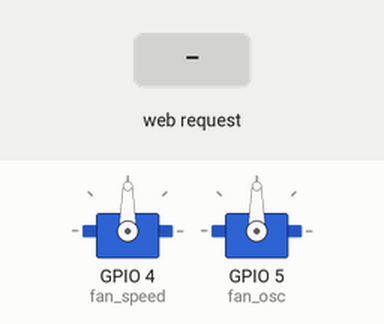
Recording of a sketch running on a simulated ESP8266 (NodeMCU). Parts: 2 × servo. The test bench sets the inputs (shaded band). WiFi joins after 1.5 s; servers stay silent unless stated; what the sketch prints to the serial monitor is not drawn.

Above: at 2.7 s.
2.8 s: HTTP request GET /4/Off received
At 3.3 s:
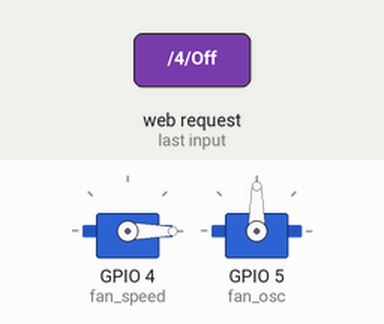
4.3 s: HTTP request GET /4/Slow received
At 5.5 s:
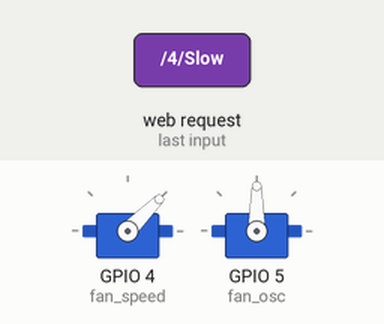
5.8 s: HTTP request GET /4/Fast received
At 6.7 s:
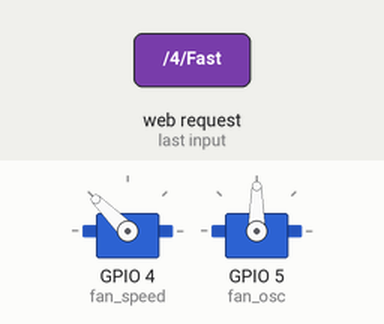
7.3 s: HTTP request GET /5/On received
At 7.9 s:
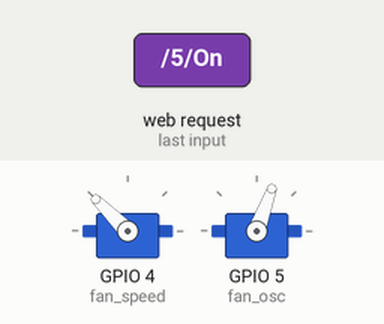
8.8 s: HTTP request GET /4/Medium received
At 10.0 s:
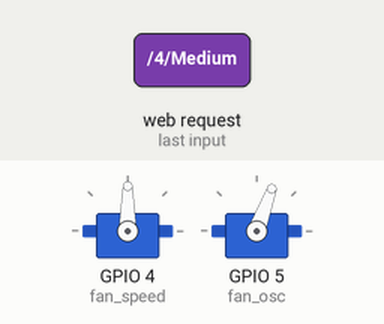
10.3 s: HTTP request GET /4/Off received
At 11.4 s:
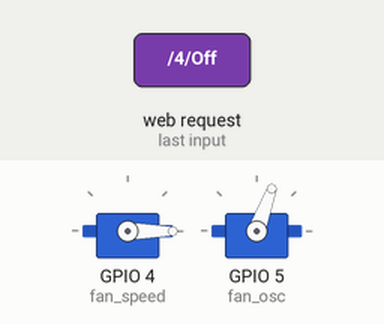
Timing chart, 0 to 12.8 s (numbered marks = the images above; inputs shaded):
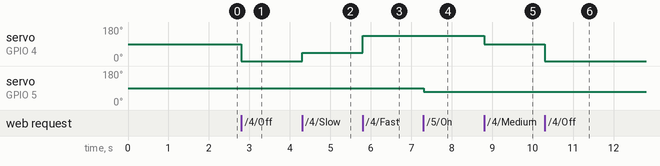

The sketch:

Fan_Speed_Osc.ino
```cpp
// Load Wi-Fi library
#include <ESP8266WiFi.h>
#include <ESP8266mDNS.h>
#include <Servo.h>


Servo fan_speed;  // create servo object to control a servo
Servo fan_osc;

//MDNSResponder mdns;

// Replace with your network credentials
const char* ssid     = "ZEJAK";
const char* password = "Zafeer1996";

// Set web server port number to 80
WiFiServer server(80);

// Variable to store the HTTP request
String header;

String fanSpeed = "Off";
String fanOsc = "Off";

String mdnsname = "zejak";


void setup()
{
  // put your setup code here, to run once:
  Serial.begin(115200);
  fan_speed.attach(4);
  fan_osc.attach(5);

  // Connect to Wi-Fi network with SSID and password
  Serial.print("Connecting to ");
  Serial.println(ssid);
  WiFi.begin(ssid, password);
  while (WiFi.status() != WL_CONNECTED) {
    delay(500);
    Serial.print(".");
  }


  // Print local IP address and start web server
  Serial.println("");
  Serial.println("WiFi connected.");
  Serial.println("IP address: ");
  Serial.println(WiFi.localIP());


   if (MDNS.begin(mdnsname,WiFi.localIP())) {
    Serial.println("MDNS Successful");}

  server.begin();


}

void loop() {

  MDNS.update();

  // put your main code here, to run repeatedly:
  WiFiClient client = server.available();   // Listen for incoming clients

   if (client) {                             // If a new client connects,
    Serial.println("New Client.");          // print a message out in the serial port
    String currentLine = "";                // make a String to hold incoming data from the client
    while (client.connected()) {            // loop while the client's connected
      if (client.available()) {             // if there's bytes to read from the client,
        char c = client.read();             // read a byte, then
        Serial.write(c);                    // print it out the serial monitor
        header += c;
        if (c == '\n') {                    // if the byte is a newline character
          // if the current line is blank, you got two newline characters in a row.
          // that's the end of the client HTTP request, so send a response:
          if (currentLine.length() == 0) {
            // HTTP headers always start with a response code (e.g. HTTP/1.1 200 OK)
            // and a content-type so the client knows what's coming, then a blank line:
            client.println("HTTP/1.1 200 OK");
            client.println("Content-type:text/html");
            client.println("Connection: close");
            client.println();


             if (header.indexOf("GET /4/Off") >= 0)
             {
              Serial.println("Fan Off");
              fanSpeed = "Off";
              fan_speed.write(0);
             }

             if (header.indexOf("GET /4/Slow") >= 0)
             {
              Serial.println("Fan Slow");
              fanSpeed = "Slow";
              fan_speed.write(45);
             }

             if (header.indexOf("GET /4/Medium") >= 0)
             {
              Serial.println("Fan Medium");
              fanSpeed = "Medium";
              fan_speed.write(90);
             }

             if (header.indexOf("GET /4/Fast") >= 0)
             {
              Serial.println("Fan Fast");
              fanSpeed = "Fast";
              fan_speed.write(135);
             }


             if (header.indexOf("GET /5/Off") >= 0)
             {
              Serial.println("Oscillation Off");
              fanOsc = "Off";
              fan_osc.write(90);
             }

             if (header.indexOf("GET /5/On") >= 0)
             {
              Serial.println("Oscillation On");
              fanOsc = "On";
              fan_osc.write(70);
             }


            // Display the HTML web page
            client.println("<!DOCTYPE html><html>");
            client.println("<head><meta name=\"viewport\" content=\"width=device-width, initial-scale=1\">");
            client.println("<link rel=\"icon\" href=\"data:,\">");


            client.println("<style>html { font-family: Helvetica; display: inline-block; margin: 0px auto; text-align: center;}");

            client.println(".button { border: none; color: black; padding: 16px 40px;");
            client.println("text-decoration: none; font-size: 30px; margin: 2px; cursor: pointer;}");
            client.println(".button1 {background-color: #005DD3;}");
            client.println(".button2 {background-color: #00B90E;}");
            client.println(".button3 {background-color: #EDFC00;}");
            client.println(".button4 {background-color: #f44336;}</style></head>");


            // Web Page Heading
            client.println("<body><h1>ZEJAK Smart Fan</h1>");

            // Display current state, and ON/OFF buttons for GPIO 4
            client.println("<p>FAN SPEED : " + fanSpeed + "</p>");


            client.println("<p><a href=\"/4/Slow\"><button class=\"button button1\">SLOW</button></a>");
            client.println("<a href=\"/4/Medium\"><button class=\"button button2\">MEDIUM</button></a>");
            client.println("<a href=\"/4/Fast\"><button class=\"button button3\">FAST</button></a>");
            client.println("<a href=\"/4/Off\"><button class=\"button button4\">OFF</button></a></p>");


            // Display current state, and ON/OFF buttons for GPIO 5
            client.println("<p>OSCILLATION : " + fanOsc + "</p>");
            // If the fanOsc is off, it displays the ON button
            if (fanOsc=="Off") {
              client.println("<p><a href=\"/5/On\"><button class=\"button button2\">ON</button></a></p>");
            } else {
              client.println("<p><a href=\"/5/Off\"><button class=\"button button4\">OFF</button></a></p>");
            }


            client.println("</body></html>");

            // The HTTP response ends with another blank line
            client.println();
            // Break out of the while loop
            break;
          } else { // if you got a newline, then clear currentLine
            currentLine = "";
          }
        } else if (c != '\r') {  // if you got anything else but a carriage return character,
          currentLine += c;      // add it to the end of the currentLine
        }
      }
    }
    // Clear the header variable
    header = "";
    // Close the connection
    client.stop();
    Serial.println("Client disconnected.");
    Serial.println("");
   }


}
```

Measured:
- after the input at 2.8 s, servo on GPIO 4 (fan_speed): 90° → 0° at once
- after the input at 4.3 s, servo on GPIO 4 (fan_speed): 0° → 45° at once
- after the input at 5.8 s, servo on GPIO 4 (fan_speed): 45° → 135° at once
- after the input at 7.3 s, servo on GPIO 5 (fan_osc): 90° → 70° at once
- after the input at 8.8 s, servo on GPIO 4 (fan_speed): 135° → 90° at once
- after the input at 10.3 s, servo on GPIO 4 (fan_speed): 90° → 0° at once
